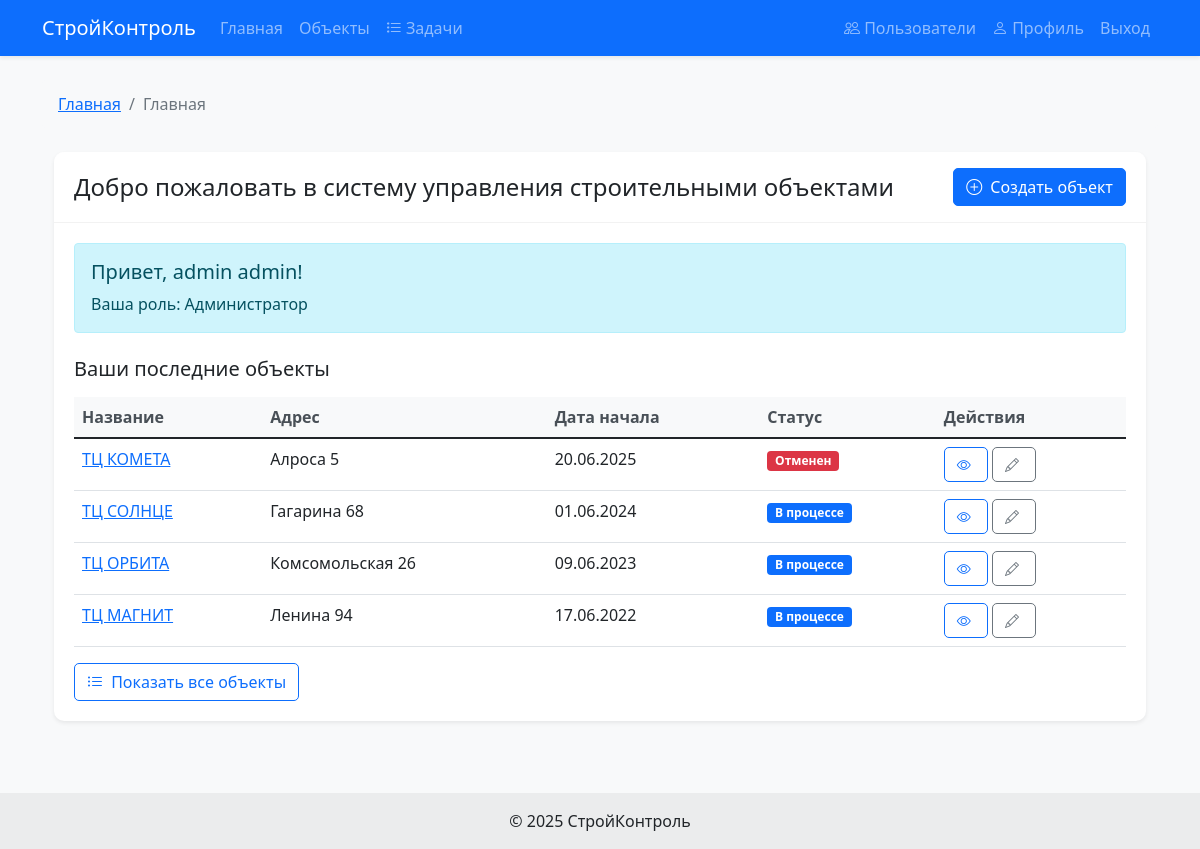
/ (signed in), run on the app's committed database.
### construction/models.py (models this page shows, shortened)
class User(AbstractUser):
    ROLE_CHOICES = [
        ('worker', 'Рабочий'),
        ('foreman', 'Прораб'),
        ('client', 'Заказчик'),
        ('admin', 'Администратор'),
    ]
    role = models.CharField('Роль', max_length=10, choices=ROLE_CHOICES, default='worker')
    phone = models.CharField('Телефон', max_length=20, blank=True, null=True)
    @property
    def is_admin(self):
        return self.role == 'admin' or self.is_superuser or self.is_staff

class ConstructionSite(models.Model):
    STATUS_CHOICES = [
        ('planning', 'Планирование'),
        ('in_progress', 'В процессе'),
        ('on_hold', 'На паузе'),
        ('completed', 'Завершен'),
        ('cancelled', 'Отменен'),
    ]
    name = models.CharField('Название объекта', max_length=200)
    address = models.CharField('Адрес объекта', max_length=255)
    start_date = models.DateField('Дата начала работ', default=timezone.now)
    end_date = models.DateField('Планируемая дата окончания', null=True, blank=True)
    description = models.TextField('Описание объекта', blank=True, null=True)
    status = models.CharField('Статус', max_length=20, choices=STATUS_CHOICES, default='planning')
    progress = models.PositiveSmallIntegerField('Прогресс', default=0, validators=[MinValueValidator(0), MaxValueValidator(100)])
    foreman = models.ForeignKey(User, on_delete=models.SET_NULL, null=True, related_name='sites_managed', verbose_name='Ответственный прораб')
    client = models.ForeignKey(User, on_delete=models.SET_NULL, null=True, related_name='sites_ordered', verbose_name='Заказчик')
    workers = models.ManyToManyField(User, related_name='sites_working', verbose_name='Рабочие', blank=True, null=True)
    def get_status_color(self):
        colors = {
            'planning': 'info',
            'in_progress': 'primary',
            'on_hold': 'warning',
            'completed': 'success',
            'cancelled': 'danger',
        }
        return colors.get(self.status, 'secondary')
    class Meta:
        verbose_name = 'Строительный объект'
        verbose_name_plural = 'Строительные объекты'

### construction/views.py (the view)
# urls.py: path('', views.home_view, name='home'),
@login_required
def home_view(request):
    recent_objects = get_objects_for_user(request.user).order_by('-start_date')[:5]
    return render(request, 'construction/home.html', {
        'recent_objects': recent_objects,
    })

### construction/views.py (called while the page is built)
def get_objects_for_user(user):
    if user.is_admin:
        return ConstructionSite.objects.all()
    elif user.role == 'foreman':
        return ConstructionSite.objects.filter(foreman=user)
    elif user.role == 'client':
        return ConstructionSite.objects.filter(client=user)
    else:  # worker
        return ConstructionSite.objects.filter(workers=user)

### construction/templates/construction/home.html (shortened to what this page needs)
{% extends 'construction/base.html' %}
{% block breadcrumbs %}
    <li class="breadcrumb-item active" aria-current="page">Главная</li>
{% endblock %}
{% block content %}
<div class="container mt-4">
    <div class="row">
        <div class="col-md-12">
            <div class="card">
                <div class="card-header">
                    <div class="d-flex justify-content-between align-items-center">
                        <h4 class="mb-0">Добро пожаловать в систему управления строительными объектами</h4>
                        {% if user.is_authenticated %}
                            <a href="{% url 'object_create' %}" class="btn btn-primary">
                                <i class="bi bi-plus-circle"></i> Создать объект
                            </a>
                        {% endif %}
                    </div>
                </div>
                <div class="card-body">
                    {% if user.is_authenticated %}
                        <div class="alert alert-info">
                            <h5 class="alert-heading">Привет, {{ user.get_full_name|default:user.username }}!</h5>
                            <p class="mb-0">Ваша роль: {{ user.get_role_display }}</p>
                        </div>
                        <h5 class="mt-4 mb-3">Ваши последние объекты</h5>
                        {% if recent_objects %}
                            <div class="table-responsive">
                                <table class="table table-hover">
                                    <thead class="table-light">
                                        <tr>
                                            <th>Название</th>
                                            <th>Адрес</th>
                                            <th>Дата начала</th>
                                            <th>Статус</th>
                                            <th>Действия</th>
                                        </tr>
                                    </thead>
                                    <tbody>
                                        {% for obj in recent_objects %}
                                            <tr>
                                                <td>
                                                    <a href="{% url 'object_detail' obj.pk %}">{{ obj.name }}</a>
                                                </td>
                                                <td>{{ obj.address|truncatechars:30 }}</td>
                                                <td>{{ obj.start_date|date:"d.m.Y" }}</td>
                                                <td>
                                                    <span class="badge bg-{{ obj.get_status_color }}">
                                                        {{ obj.get_status_display }}
                                                    </span>
                                                </td>
                                                <td>
                                                    <a href="{% url 'object_detail' obj.pk %}" class="btn btn-sm btn-outline-primary" data-bs-toggle="tooltip" title="Просмотр">
                                                        <i class="bi bi-eye"></i>
                                                    </a>
                                                    {% if user.role == 'admin' or obj.foreman == user or obj.client == user %}
                                                        <a href="{% url 'object_edit' obj.pk %}" class="btn btn-sm btn-outline-secondary" data-bs-toggle="tooltip" title="Редактировать">
                                                            <i class="bi bi-pencil"></i>
                                                        </a>
                                                    {% endif %}
                                                </td>
                                            </tr>
                                        {% endfor %}
                                    </tbody>
                                </table>
                            </div>
                            <div class="mt-3">
                                <a href="{% url 'objects' %}" class="btn btn-outline-primary">
                                    <i class="bi bi-list-ul"></i> Показать все объекты
                                </a>
                            </div>
                        {% endif %}
                    {% endif %}
                </div>
            </div>
        </div>
    </div>
</div>
{% endblock %}

### construction/static/css/style.css (style rules this page uses)
.card { overflow: hidden; }
.card-header { font-weight: 600; }
.btn i { margin-right: 0.25rem; }
.table-responsive { overflow-x: auto; }
body { font-family: 'Segoe UI', Tahoma, Geneva, Verdana, sans-serif; background-color: #f8f9fa; }
.card { border: none; border-radius: 10px; box-shadow: 0 0.125rem 0.25rem rgba(0, 0, 0, 0.075); margin-bottom: 1.5rem; }
.card-header { background-color: #fff; border-bottom: 1px solid rgba(0, 0, 0, 0.05); padding: 1rem 1.25rem; }
.card-body { padding: 1.25rem; }
.btn { border-radius: 5px; padding: 0.375rem 0.75rem; font-weight: 500; }
.table { margin-bottom: 0; }
.table th { border-top: none; font-weight: 600; color: #495057; background-color: #f8f9fa; }
.badge { color: white !important; }

### data on the page
User: get_full_name "admin admin", role "Администратор"
ConstructionSite: name "ТЦ КОМЕТА", address "Алроса 5", start_date "20.06.2025", status "Отменен"
ConstructionSite: name "ТЦ СОЛНЦЕ", address "Гагарина 68", start_date "01.06.2024", status "В процессе"
ConstructionSite: name "ТЦ ОРБИТА", address "Комсомольская 26", start_date "09.06.2023", status "В процессе"
ConstructionSite: name "ТЦ МАГНИТ", address "Ленина 94", start_date "17.06.2022", status "В процессе"
